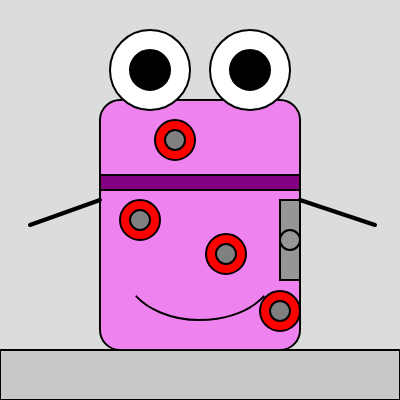
Frame 1 (no input)
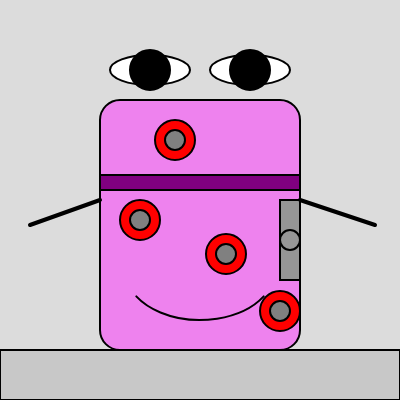
Frame 60 (no input)
Frame 120 (the mouse pressed at the canvas centre since frame 60): identical to frame 60, image omitted

The p5.js sketch that drew these frames (run headless with seeded random() and noise() and a simulated clock; from frame 60 on, the mouse is pressed at the canvas centre):

// p5.js sketch
// ── sketch.js
let x=0;

function setup() {
  createCanvas(400, 400);
}

function draw() {
  background(220);
  strokeWeight(2);
  fill(200, 200, 200);
  rect(0, 350, width, 50);
  
  //main body of the fridge
  fill("violet");
  rect(100, 100, 200, 250, 20);
 
  // handle
  fill(150, 150, 150);
  rect(280, 200, 20, 80);
  ellipse(290, 240, 20, 20);
  
  //divider
  fill("purple");
  rect(100, 175, 200, 15);

  //magnets
  fill(255, 0, 0);
  ellipse(175, 140, 40, 40);
  ellipse(226, 254, 40, 40);
  ellipse(140, 220, 40, 40);
  ellipse(280, 311, 40, 40);
  fill("gray");
  ellipse(175, 140, 20, 20);
  ellipse(226, 254, 20, 20);
  ellipse(140, 220, 20, 20);
  ellipse(280, 311, 20, 20);
  
  //mouth
  noFill();
  arc(200,270,150,100,PI/8, 7*PI/8);
  
  //eyes
  if (x >= 0){
    fill(255);
    ellipse(150, 70, 80, 80);
    ellipse(250, 70, 80, 80);
    x--;
    
  } else if (x <= 1) {
    fill(255);
    ellipse(150, 70, 80, 30);
    ellipse(250, 70, 80, 30);
    x++;
  }
  fill(0);
  ellipse(150, 70, 40, 40);
  ellipse(250, 70, 40, 40);

  stroke(0);
  strokeWeight(4);
  line(30, 225, 100, 200);
  line(375, 225, 300, 200);
  
  console.log(mouseX + ", " + mouseY);
}
